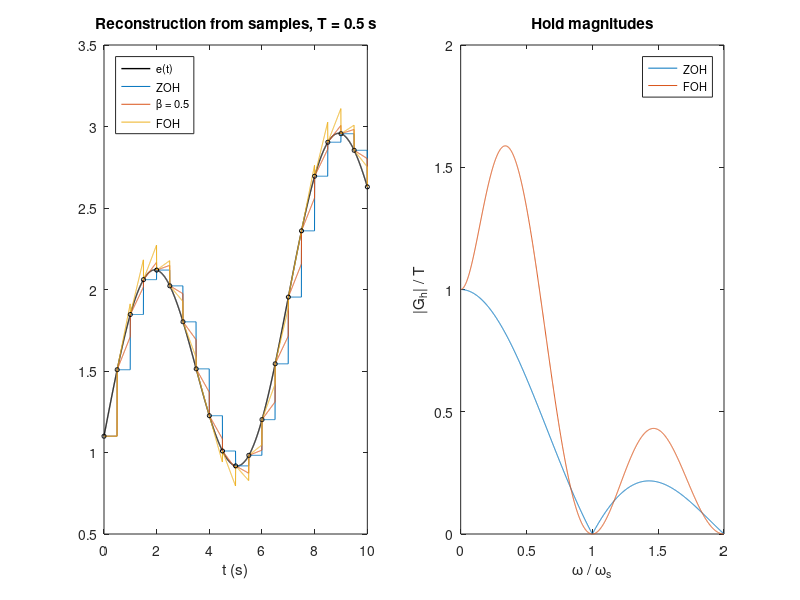

Recreate this plot in MATLAB.
%% Computers in the Loop, Chapter 7: Data Reconstruction and Data Holds
% Gain and phase of the zero-order, fractional-order and first-order holds,
% the equal-lag frequency, the FOH peak, the images of a held sinusoid, and
% the three holds reconstructing one sampled signal.
% Milad Siami
%
%   G_ho(s) = (1 - e^{-Ts})/s
%   G_h1(s) = (1 + Ts)/T [(1 - e^{-Ts})/s]^2
%   G_hb(s) = (1 - beta e^{-Ts})(1 - e^{-Ts})/s + beta/(T s^2) (1 - e^{-Ts})^2
%
% Run this file from the matlab/ folder. Figures go to matlab/figures/.

clear; close all;
here = fileparts(mfilename('fullpath'));
figdir = fullfile(here, 'figures');
if ~exist(figdir, 'dir'), mkdir(figdir); end

T = 1;                  % results are quoted in units of T
ws = 2*pi/T;

Gzoh  = @(w) (1 - exp(-T*1j*w))./(1j*w);
Gfrac = @(w, beta) (1 - beta*exp(-T*1j*w)).*(1 - exp(-T*1j*w))./(1j*w) ...
                   + beta./(T*(1j*w).^2).*(1 - exp(-T*1j*w)).^2;
Gfoh  = @(w) (1 + T*1j*w)/T .* ((1 - exp(-T*1j*w))./(1j*w)).^2;

%% Gain and phase at wT = 0.5 and at ws/2
fprintf('Gain (in units of T) and phase (deg)\n');
fprintf('                     wT = 0.5              w = ws/2\n');
names = {'ZOH          ', 'beta = 0.5   ', 'FOH (beta=1) '};
holds = {Gzoh, @(w) Gfrac(w, 0.5), Gfoh};
for i = 1:3
    G1 = holds{i}(0.5/T);
    G2 = holds{i}(pi/T);
    p2 = angle(G2)*180/pi;
    if p2 > 0, p2 = p2 - 360; end    % report the lag as a negative angle
    fprintf('  %s   %.3f T, %6.1f       %.3f T, %7.1f\n', names{i}, ...
            abs(G1)/T, angle(G1)*180/pi, abs(G2)/T, p2);
end
% expected:
%   ZOH             0.990 T,  -14.3       0.637 T,   -90.0
%   beta = 0.5      1.036 T,   -7.9       0.976 T,  -102.0
%   FOH (beta=1)    1.095 T,   -2.1       1.336 T,  -107.7
wTest = [0.3 1.7];
fprintf('  the fractional hold with beta = 1 equals the FOH: %d\n', ...
        max(abs(Gfrac(wTest, 1) - Gfoh(wTest))) < 1e-12);
% expected: 1 (true)

%% Equal phase lags and the peak gain of the FOH
% The ZOH lags by wT/2, the FOH by wT - atan(wT).
x = fzero(@(v) v/2 - (v - atan(v)), [0.5 3]);
fprintf('\nEqual phase lag where wT/2 = wT - atan(wT): wT = %.2f, w = %.2f ws\n', x, x/(2*pi));
% expected: wT = 2.33, w = 0.37 ws
w = linspace(0.01, ws, 200001);
g = abs(Gfoh(w))/T;
[gmax, imax] = max(g);
fprintf('Peak gain of the FOH: %.2f T at w = %.2f ws\n', gmax, w(imax)/ws);
% expected: 1.59 T at w = 0.34 ws

%% Images of a held sinusoid at w0 = ws/10
% Components at |w0 + n ws| with amplitude |sin(v)/v|, v = pi (w0 + n ws)/ws
w0 = ws/10;
fprintf('\nZOH on sin(w0 t), w0 = ws/10: amplitude of the component at |w0 + n ws|\n');
for nn = [0 -1 1]
    v = pi*(w0 + nn*ws)/ws;
    fprintf('  n = %2d, |w0 + n ws| = %.1f ws: %.3f\n', nn, abs(w0 + nn*ws)/ws, abs(sin(v)/v));
end
% expected: n = 0: 0.984;  n = -1: 0.109;  n = 1: 0.089

%% Low-frequency delay of the fractional hold: (1 - beta) T/2
for beta = [0 0.5 1]
    wl = 1e-3;
    fprintf('  beta = %g: low-frequency delay = %.4f T (formula (1 - beta)/2 = %.4f)\n', ...
            beta, -angle(Gfrac(wl, beta))/wl, (1 - beta)/2);
end
% expected: 0.5000, 0.2500, 0.0000 (formula and computed value agree)

%% Figure: reconstruction from samples, and the hold magnitudes
Ts = 0.5;
f = @(t) 1.1 + 0.8*sin(0.9*t) + 0.12*t;
tk = Ts*(0:20);
ek = f(tk);
t = linspace(0, 10, 2001);
k = min(floor(t/Ts), numel(tk) - 1);   % sample number of the current period
zoh = ek(k + 1);                       % +1: MATLAB indices start at 1
prev = ek(max(k - 1, 0) + 1);
slope = (ek(k + 1) - prev)/Ts;
foh = ek(k + 1) + slope.*(t - tk(k + 1));
half = ek(k + 1) + 0.5*slope.*(t - tk(k + 1));

fig = figure('Color', 'w', 'Position', [100 100 1000 340]);
subplot(1, 2, 1); hold on; box on;
h1 = plot(t, f(t), 'k', 'LineWidth', 1);
h2 = plot(t, zoh);
h3 = plot(t, half);
h4 = plot(t, foh);
plot(tk, ek, 'ko', 'MarkerSize', 3);
xlabel('t (s)'); title('Reconstruction from samples, T = 0.5 s');
legend([h1 h2 h3 h4], {'e(t)', 'ZOH', '\beta = 0.5', 'FOH'}, 'FontSize', 8, 'Location', 'northwest');
subplot(1, 2, 2); hold on; box on;
wn = linspace(0.001, 2*ws, 2000);
h1 = plot(wn/ws, abs(Gzoh(wn))/T);
h2 = plot(wn/ws, abs(Gfoh(wn))/T);
xlabel('\omega / \omega_s'); ylabel('|G_h| / T'); title('Hold magnitudes');
legend([h1 h2], {'ZOH', 'FOH'}, 'FontSize', 8);
print(fig, fullfile(figdir, 'ch07_holds.png'), '-dpng', '-r150');
fprintf('\nSaved figures/ch07_holds.png\n');
